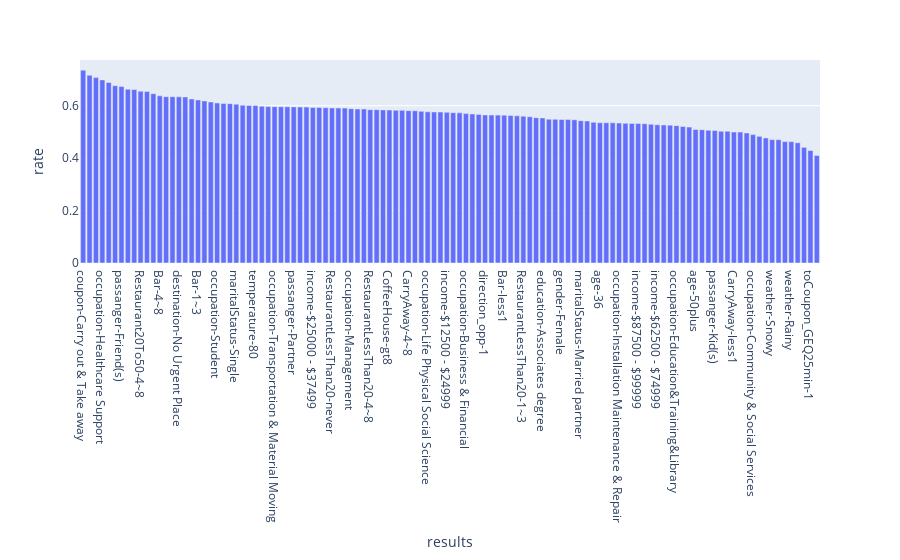

Notebook cell for this chart:
### Markdown cell above
##### Let's look at columns acceptance rate

### Code cell
px.bar(acceptance_rate(data).query('Y == 1'), y='rate', x='results')

### Figure 1 — Plotly figure (JSON) as saved in the notebook; plotly's stock layout.template omitted (floating-point values rounded to 4 significant figures)
{"data": [{"alignmentgroup": "True", "hovertemplate": "results=%{x}<br>rate=%{y}<extra></extra>", "legendgroup": "", "marker": {"color": "#636efa", "pattern": {"shape": ""}}, "name": "", "offsetgroup": "", "orientation": "v", "showlegend": false, "textposition": "auto", "type": "bar", "x": ["coupon-Carry out & Take away", "education-Some High School", "coupon-Restaurant(<20)", "occupation-Healthcare Support", "occupation-Construction & Extraction", "occupation-Healthcare Practitioners & Technical", "passanger-Friend(s)", "Restaurant20To50-gt8", "time-2PM", "Restaurant20To50-4~8", "CoffeeHouse-1~3", "occupation-Protective Service", "Bar-4~8", "age-below21", "occupation-Architecture & Engineering", "destination-No Urgent Place", "CoffeeHouse-4~8", "expiration-1d", "Bar-1~3", "occupation-Production Occupations", "toCoupon_GEQ15min-0", "occupation-Student", "time-10AM", "RestaurantLessThan20-gt8", "maritalStatus-Single", "CarryAway-never", "occupation-Office & Administrative Support", "temperature-80", "age-21", "education-Some college - no degree", "occupation-Transportation & Material Moving", "age-26", "income-$50000 - $62499", "passanger-Partner", "Restaurant20To50-1~3", "weather-Sunny", "income-$25000 - $37499", "income-Less than $12500", "education-High School Graduate", "RestaurantLessThan20-never", "occupation-Building & Grounds Cleaning & Maintenance", "gender-Male", "occupation-Management", "has_children-0", "toCoupon_GEQ25min-0", "RestaurantLessThan20-4~8", "time-6PM", "occupation-Food Preparation & Serving Related", "CoffeeHouse-gt8", "direction_same-1", "direction_opp-0", "CarryAway-4~8", "CarryAway-1~3", "income-$100000 or More", "occupation-Life Physical Social Science", "Bar-gt8", "age-46", "income-$12500 - $24999", "CarryAway-gt8", "age-41", "occupation-Business & Financial", "toCoupon_GEQ5min-1", "occupation-Computer & Mathematical", "direction_opp-1", "direction_same-0", "income-$37500 - $49999", "Bar-less1", "occupation-Sales & Related", "maritalStatus-Unmarried partner", "RestaurantLessThan20-1~3", "Restaurant20To50-less1", "education-Bachelors degree", "education-Associates degree", "occupation-Personal Care & Service", "occupation-Unemployed", "gender-Female", "CoffeeHouse-less1", "age-31", "maritalStatus-Married partner", "has_children-1", "temperature-55", "age-36", "occupation-Farming Fishing & Forestry", "RestaurantLessThan20-less1", "occupation-Installation Maintenance & Repair", "toCoupon_GEQ15min-1", "Bar-never", "income-$87500 - $99999", "temperature-30", "maritalStatus-Divorced", "income-$62500 - $74999", "education-Graduate degree (Masters or Doctorate)", "passanger-Alone", "occupation-Education&Training&Library", "Restaurant20To50-never", "occupation-Arts Design Entertainment Sports & Media", "age-50plus", "time-10PM", "destination-Home", "passanger-Kid(s)", "destination-Work", "time-7AM", "CarryAway-less1", "coupon-Coffee House", "expiration-2h", "occupation-Community & Social Services", "income-$75000 - $87499", "maritalStatus-Widowed", "weather-Snowy", "occupation-Legal", "CoffeeHouse-never", "weather-Rainy", "occupation-Retired", "coupon-Restaurant(20-50)", "toCoupon_GEQ25min-1", "coupon-Bar"], "xaxis": "x", "y": [0.7355, 0.7159, 0.7071, 0.6983, 0.6883, 0.6762, 0.6734, 0.6629, 0.6615, 0.6552, 0.654, 0.6457, 0.6375, 0.6344, 0.6343, 0.6338, 0.6334, 0.6256, 0.6219, 0.6182, 0.6142, 0.6105, 0.6084, 0.6078, 0.6059, 0.602, 0.6009, 0.6003, 0.5982, 0.5964, 0.5963, 0.5959, 0.5955, 0.5953, 0.5951, 0.5948, 0.5931, 0.5931, 0.5923, 0.5914, 0.5909, 0.5908, 0.5883, 0.5874, 0.5873, 0.5846, 0.5845, 0.5839, 0.5833, 0.5822, 0.5822, 0.581, 0.5805, 0.5783, 0.5765, 0.5759, 0.5758, 0.5745, 0.5734, 0.5727, 0.5699, 0.5684, 0.5668, 0.5647, 0.5647, 0.564, 0.5638, 0.5627, 0.5613, 0.5599, 0.5578, 0.5543, 0.5533, 0.5486, 0.5481, 0.5472, 0.5468, 0.5463, 0.5429, 0.5416, 0.5367, 0.5353, 0.5349, 0.5346, 0.5338, 0.5327, 0.5321, 0.5318, 0.5311, 0.5291, 0.5272, 0.5265, 0.5258, 0.5239, 0.5204, 0.5183, 0.5089, 0.5085, 0.5063, 0.505, 0.5022, 0.5022, 0.4995, 0.4992, 0.496, 0.4896, 0.4831, 0.4769, 0.4705, 0.4703, 0.463, 0.4628, 0.4586, 0.441, 0.4289, 0.41], "yaxis": "y"}], "layout": {"autosize": true, "barmode": "relative", "legend": {"tracegroupgap": 0}, "margin": {"t": 60}, "xaxis": {"anchor": "y", "autorange": true, "domain": [0, 1], "range": [-0.5, 115.5], "title": {"text": "results"}, "type": "category"}, "yaxis": {"anchor": "x", "autorange": true, "domain": [0, 1], "range": [0, 0.7742], "title": {"text": "rate"}, "type": "linear"}}}
